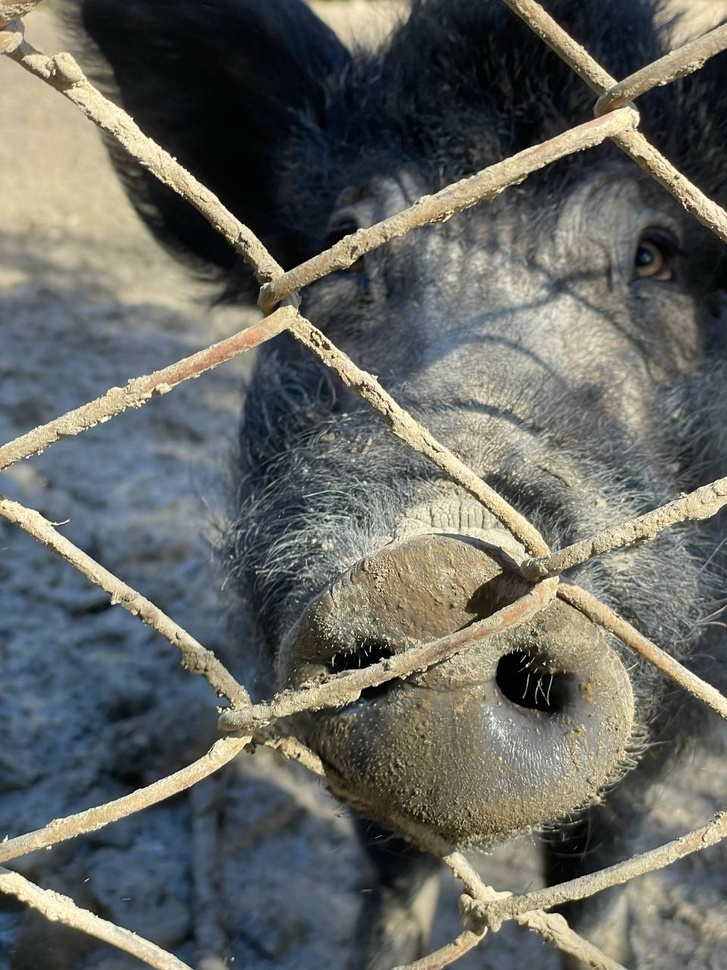
#> input picture original.jpg, 727 x 970 px, shrunk from 960 x 1280 before the run
$ python main.py
#> lines starting #> are read from the running program, lines starting #| are printed output that depends on the picture
#> the answer given: original.jpg
#> the answer given: 1
#Creator by KEHAN
from PIL import Image, ImageFilter
from colorama import Fore

'''Структура роботи програми'''
def blur_image(image_path): # Розмиття зображення
  with Image.open(image_path) as img: # Робота з картникою
    blur_img = img.filter(ImageFilter.BLUR)
    blur_img.show()
    return blur_img

def coup_image(image_path): # Повернути зображення на 180*
  with Image.open(image_path) as img: # Робота з картникою
    converted_img = img.transpose(Image.ROTATE_180)
    converted_img.show()
    return coup_image
  bw_img.show()

def convert_to_bw(image_path): # Чорнобіле зображення
#> called with image_path = 'original.jpg'
  with Image.open(image_path) as img: # Робота з картникою
#> img is the input picture: PIL image 727x970 RGB; mean R, G, B 102.2, 103.2, 98.1
    bw_img = img.convert('L')
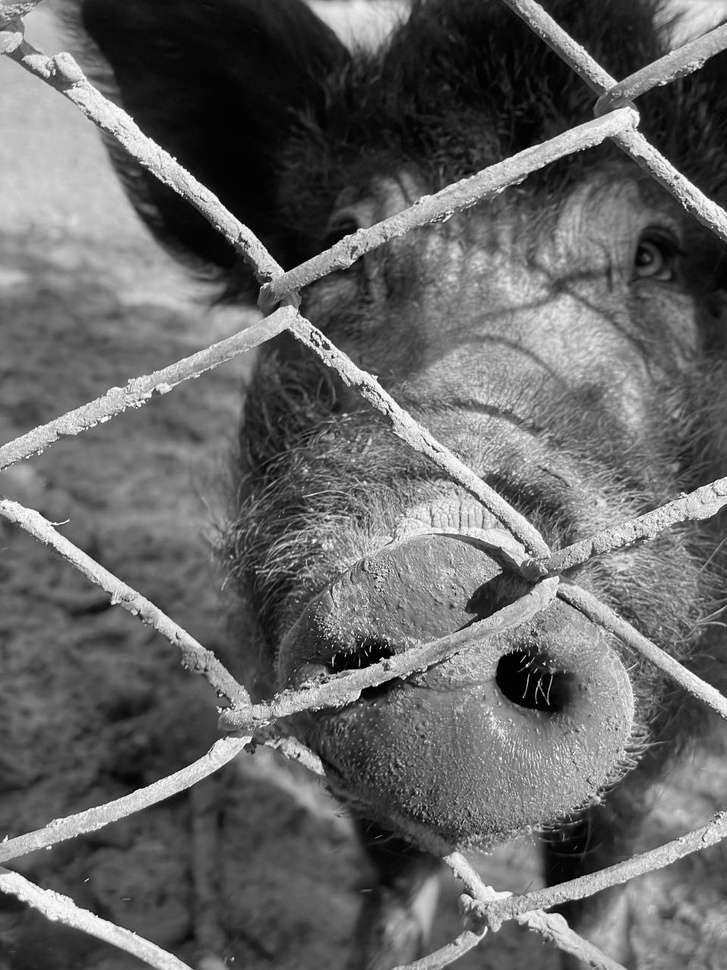
#> bw_img: PIL image 727x970 L; min 0, max 254, mean 102.3
    bw_img.show()
    return convert_to_bw

if __name__ == '__main__':
  image_path = 'original.jpg'
  """Код USER"""
  while True:
    image_path = input(Fore.RED + "Введіть шлях до зображення (наприклад, 'original.jpg'): ")
    print(Fore.GREEN + "\nЩо ви хочете зробити з зображенням?")
    print("1. Перетворити на чорно-біле")
    print("2. Розмити зображення")
    print("3. Повернути зображення на 180 градусів")
    print('4. Зробити все')

    choice = input("Введіть номер операції (1, 2, 3 або 4): ")

    if choice == '1':
        convert_to_bw(image_path)

    elif choice == '2':
        blur_image(image_path)

    elif choice == '3':
        coup_image(image_path)

    elif choice == '4':
      convert_to_bw(image_path)
      blur_image(image_path)
      coup_image(image_path)


    else:
        print("Неправильний вибір! Спробуйте знову")

#> (the run stopped early here; a loop or call above may not have finished)
